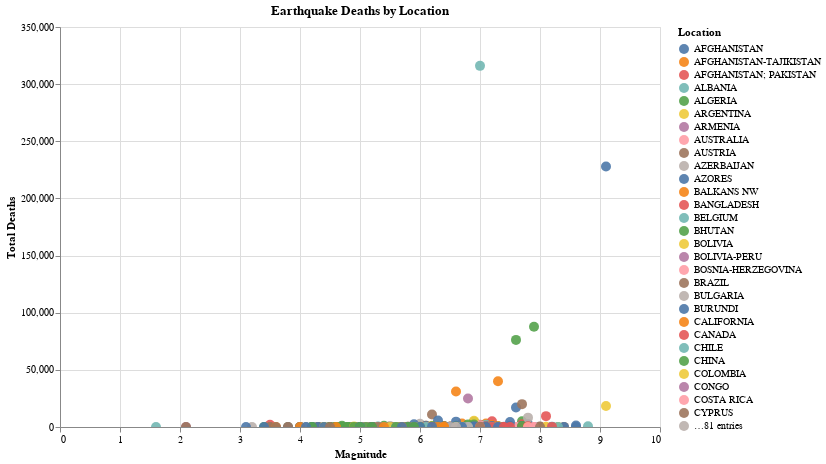

Source (notebook cell):
### Markdown cell above
## Fourth Plot for Hypothesis 2
- Next, we added more information in the tooltip. Instead of including the truncated location variable created above, we will include the full location name. To better examine this data in the context of our hypothesis, we will also add the Year.
- Still a lot of the data is clumped at the bottom.

### Code cell
alt.Chart(data_h2).mark_circle(filled=True, 
                                size=100, 
                                opacity=0.9, 
                                color='tableau20').encode(
    x=alt.X('Mag', title='Magnitude'),
    y=alt.Y('Total Deaths', title='Total Deaths'),
    color=alt.Color('Location', legend=alt.Legend(title='Location')),
    tooltip=['Location Name', 'Year', 'Mag', 'Total Deaths']
).configure_axis(
    tickCount=10
).properties(
    title='Earthquake Deaths by Location',
    width=600,
    height=400
).interactive()

### Figure 1 — Vega-Lite specification as saved in the notebook (floating-point values rounded to 4 significant figures; data arrays with more than 128 entries replaced by an {"elided": "..."} marker saying what was removed)
{"config": {"view": {"continuousWidth": 400, "continuousHeight": 300}, "axis": {"tickCount": 10}}, "data": {"name": "data-59f83cd71c80ea99c812452036aa3c46"}, "mark": {"type": "circle", "color": "tableau20", "filled": true, "opacity": 0.9, "size": 100}, "encoding": {"color": {"type": "nominal", "field": "Location", "legend": {"title": "Location"}}, "tooltip": [{"type": "nominal", "field": "Location Name"}, {"type": "quantitative", "field": "Year"}, {"type": "quantitative", "field": "Mag"}, {"type": "quantitative", "field": "Total Deaths"}], "x": {"type": "quantitative", "field": "Mag", "title": "Magnitude"}, "y": {"type": "quantitative", "field": "Total Deaths", "title": "Total Deaths"}}, "height": 400, "selection": {"selector008": {"type": "interval", "bind": "scales", "encodings": ["x", "y"]}}, "title": "Earthquake Deaths by Location", "width": 600, "$schema": "https://vega.github.io/schema/vega-lite/v4.8.1.json", "datasets": {"data-59f83cd71c80ea99c812452036aa3c46": {"elided": "812 records"}}}
